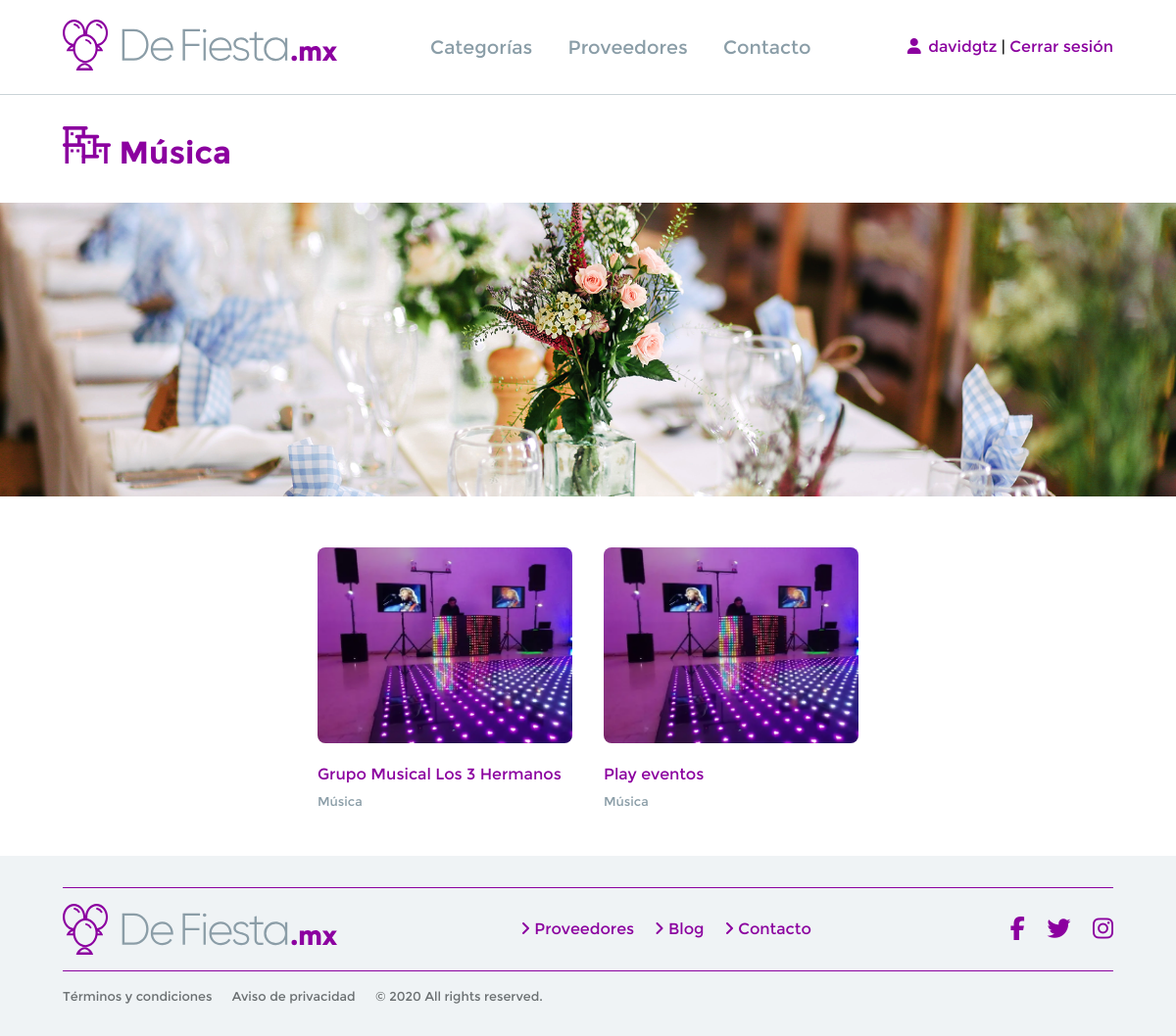
The app's page /provedores/categorias/3 (signed in) with its own data.
### providers/models.py (models this page shows, shortened)
class Category(models.Model):
    name = models.CharField(max_length=255)
    imagen = models.CharField(max_length=255, default="")
    class Meta:
        ordering = ['name', ]

class Provider(models.Model):
    name = models.CharField(max_length=255)
    direction = models.CharField(max_length=255, default="")
    telefono = models.CharField(max_length=255, default="")
    servicios = models.CharField(max_length=255, default="")
    imagen = models.CharField(max_length=255, default="")
    category = models.ForeignKey("Category", on_delete=models.CASCADE)
    class Meta:
        ordering = ['name', ]

### providers/views.py (the view)
# urls.py: path("categorias/<int:pk>", views.category_detail, name="category_detail"),
@login_required
def category_detail(request, pk):
    category = Category.objects.get(pk=pk)
    providers = Provider.objects.filter(category_id=pk)
    return render(request, "providers/category-detail.html", {"category": category, "providers": providers})

### templates/providers/category-detail.html
{% extends 'base.html' %}
{% load static %}
{% block content %}
  <main>
    <section class="provider__head">
        <div class="container">
            <h1>
                <img src="{% static 'images/icon_places.png' %}" alt="">
                {{ category.name }}
            </h1>
        </div>
    </section>
    <img src="{% static 'images/provider_banner.jpeg' %}" style="width: 100%; height: 300px; object-fit: cover;" alt="">
    <section class="home__places">
      <div class="container">
          <div class="home__places-content" id="providersList">
              {% for provider in providers %}
                  <article class="home__places-item">
                      <img src="{% static 'images/' %}{{ category.imagen }}" alt="Lugar">
                      <a href="{% url 'providers:provider_detail' provider.pk %}" class="title">
                          {{ provider.name }}
                      </a>
                      <div class="location">
                          {{ provider.category.name }}
                      </div>
                  </article>
              {% endfor %}
          </div>
      </div>
  </section>
</main>
{% endblock content %}

### templates/_header.html (shortened to what this page needs)
{% load static %}
    <header class="header">
        <div class="container">
            <a href="{% url 'home' %}" class="header__logo">
                <img src="{% static 'images/logo_defiesta.svg' %}" alt="">
            </a>
            <nav class="header__menu">
                <a class="header__menu-item" href="{% url 'providers:show_categories' %}">Categorías</a>
                <div class="header__menu-dropdown">
                    <a class="header__menu-item" href="{% url 'providers:show_providers' %}">Proveedores</a>
                </div>
                <a class="header__menu-item" href="#">Contacto</a>
            </nav>
            <div class="header__profile">
                {% if request.user.is_authenticated %}
                    <a href="">
                        <i class="fas fa-user"></i>
                        {{ request.user.username }}
                    </a>
                    |
                    <a class="" href="{% url 'users:logout' %}">
                        <span>Cerrar sesión</span>
                    </a>
                {% else %}
                    <a href="{% url 'users:login' %}">
                        <i class="fas fa-user"></i>
                        Iniciar sesión
                    </a>
                {% endif %}
            </div>
        </div>
    </header>

### static/css/app.css (style rules this page uses)
html { line-height: 1.15; -webkit-text-size-adjust: 100%; }
body { margin: 0; }
main { display: block; }
h1 { font-size: 2em; margin: 0.67em 0; }
a { background-color: transparent; }
img { border-style: none; }
* { box-sizing: border-box; }
html, body { font-family: "Montreal"; }
h1, h2, h3, h4, h5, h6 { margin: 0; padding: 0; }
.container { max-width: 1440px; padding: 0 4rem; margin: 0 auto; }
.header { border-bottom: solid 1px rgba(138, 157, 167, 0.45); }
.header .container { display: flex; justify-content: space-between; align-items: center; height: 6rem; }
.header__logo img { width: 280px; }
.header__menu-item { color: #8a9da7; text-decoration: none; font-size: 1.2rem; padding: 0.5rem 0; }
.header__menu-item:not(:last-child) { margin-right: 2rem; }
.header__menu-dropdown { display: inline; margin-right: 2rem; }
.header__menu-dropdown .header__menu-item { margin: 0; }
.header__profile a { text-decoration: none; color: #8b009f; }
.header__profile a i { margin: 0 0.2rem; }
.home__places { padding: 4rem 0; }
.home__places-content { display: flex; flex-wrap: wrap; justify-content: center; align-items: center; max-width: 1280px; }
.home__places-item { border-radius: 1rem; width: 260px; margin: 1rem; }
.home__places-item img { width: 100%; height: 200px; object-fit: cover; border-radius: 0.5rem; }
.home__places-item .title { color: #8b009f; font-size: 1rem; margin-top: 0.5rem; }
.home__places-item .location { color: #8a9da7; font-size: 0.8rem; }
.provider__head { padding: 2rem 0; }
.provider__head h1 { color: #8b009f; }
main { min-height: calc(100vh - 97px - 183px); }
.home__places { padding: 2rem 0; }
.home__places-item .title { color: #8b009f; font-size: 1rem; margin-top: 0.5rem; height: 40px; display: flex; justify-content: flex-start; align-items: center; text-decoration: none; }

### records on screen
Category: name "Música"
Provider: imagen (picture), name "Grupo Musical Los 3 Hermanos", category.name "Música"
Provider: imagen (picture), name "Play eventos", category.name "Música"

### other values on screen
{{ request.user.username }} "davidgtz"
